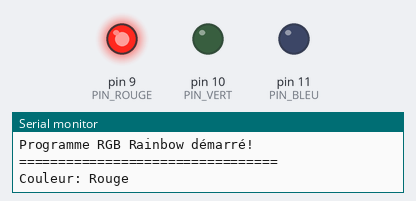
The sketch below on a simulated Arduino Uno, built with avr-gcc and run on an emulated ATmega328P. Shown: output pins drawn as LEDs (lit = HIGH), the last lines printed to the serial monitor.

Above: at 0.5 s.
At 2.5 s:
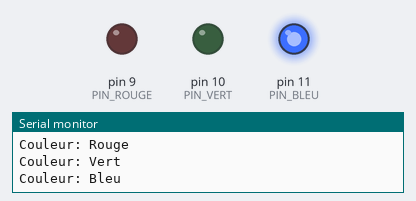
At 3.5 s:
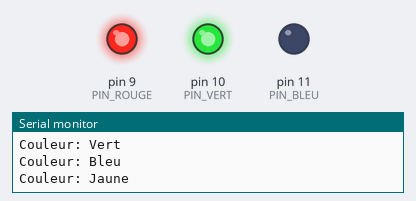
At 4.5 s:
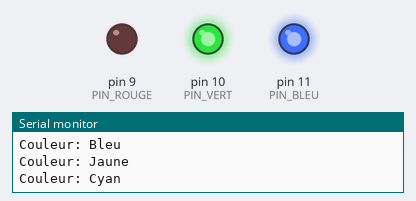
At 6.5 s:
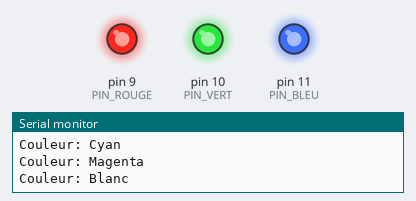
At 8.5 s:
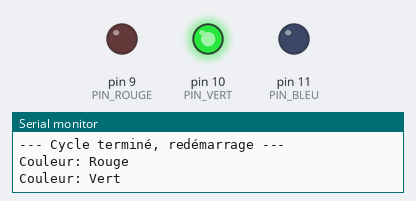
Timing chart, 0 to 9.1 s (numbered marks = the images above):
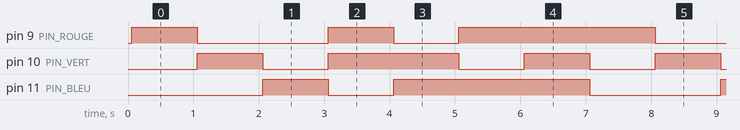

Measured:
- by itself, pin 9 (PIN_ROUGE): repeats every 7.0 s: LOW 2.0 s, HIGH 1.0 s, LOW 1.0 s, HIGH 3.0 s
- by itself, pin 10 (PIN_VERT): repeats every 7.0 s: LOW 1.0 s, HIGH 2.0 s, 2 × (LOW 1.0 s, HIGH 1.0 s)
- by itself, pin 11 (PIN_BLEU): repeats every 7.0 s: LOW 1.0 s, HIGH 3.0 s, LOW 2.0 s, HIGH 1.0 s

The sketch:

arduino-rgb-blink.ino
```cpp
/*
 * Arduino RGB LED Rainbow Effect
 *
 * Ce programme fait clignoter une LED RGB avec un effet arc-en-ciel.
 * Il passe par 7 couleurs différentes (rouge, vert, bleu, jaune, cyan, magenta, blanc)
 * avec une pause d'1 seconde entre chaque couleur.
 *
 * Compatible avec: Arduino Uno R4 WiFi (et autres cartes Arduino)
 *
 * Matériel requis:
 * - Arduino Uno R4 WiFi
 * - LED RGB à cathode commune
 * - 3 résistances de 220Ω
 * - Fils de connexion
 * - Breadboard
 *
 * Connexions:
 * - Broche Rouge (R) -> Pin 9 (via résistance 220Ω)
 * - Broche Verte (G) -> Pin 10 (via résistance 220Ω)
 * - Broche Bleue (B) -> Pin 11 (via résistance 220Ω)
 * - Cathode commune -> GND
 */

// Définition des broches pour les couleurs RGB
const int PIN_ROUGE = 9;   // Broche PWM pour le rouge
const int PIN_VERT = 10;   // Broche PWM pour le vert
const int PIN_BLEU = 11;   // Broche PWM pour le bleu

// Délai entre chaque couleur (en millisecondes)
const int DELAI_COULEUR = 1000; // 1 seconde

// Structure pour stocker les valeurs RGB d'une couleur
struct Couleur {
  int rouge;
  int vert;
  int bleu;
  const char* nom;
};

// Tableau des 7 couleurs de l'arc-en-ciel
// Valeurs de 0 (éteint) à 255 (maximum)
const Couleur couleurs[] = {
  {255, 0,   0,   "Rouge"},   // Rouge pur
  {0,   255, 0,   "Vert"},    // Vert pur
  {0,   0,   255, "Bleu"},    // Bleu pur
  {255, 255, 0,   "Jaune"},   // Rouge + Vert = Jaune
  {0,   255, 255, "Cyan"},    // Vert + Bleu = Cyan
  {255, 0,   255, "Magenta"}, // Rouge + Bleu = Magenta
  {255, 255, 255, "Blanc"}    // Toutes les couleurs = Blanc
};

// Nombre de couleurs dans le tableau
const int NOMBRE_COULEURS = 7;

// Index de la couleur actuelle
int indexCouleur = 0;

/**
 * Fonction setup() - Exécutée une seule fois au démarrage
 * Configure les broches en mode sortie et initialise la communication série
 */
void setup() {
  // Configuration des broches RGB en mode sortie
  pinMode(PIN_ROUGE, OUTPUT);
  pinMode(PIN_VERT, OUTPUT);
  pinMode(PIN_BLEU, OUTPUT);

  // Initialisation de la communication série pour le débogage
  // Permet de voir les messages dans le moniteur série
  Serial.begin(9600);

  // Message de démarrage
  Serial.println("=================================");
  Serial.println("Programme RGB Rainbow démarré!");
  Serial.println("=================================");
  Serial.println();

  // Éteindre la LED au démarrage
  afficherCouleur(0, 0, 0);
}

/**
 * Fonction loop() - Exécutée en boucle infinie
 * Affiche chaque couleur de l'arc-en-ciel en séquence
 */
void loop() {
  // Récupérer la couleur actuelle du tableau
  Couleur couleurActuelle = couleurs[indexCouleur];

  // Afficher le nom de la couleur dans le moniteur série
  Serial.print("Couleur: ");
  Serial.println(couleurActuelle.nom);

  // Afficher la couleur sur la LED RGB
  afficherCouleur(couleurActuelle.rouge,
                  couleurActuelle.vert,
                  couleurActuelle.bleu);

  // Attendre 1 seconde avant de passer à la couleur suivante
  delay(DELAI_COULEUR);

  // Passer à la couleur suivante
  indexCouleur++;

  // Si on a atteint la fin du tableau, revenir au début
  if (indexCouleur >= NOMBRE_COULEURS) {
    indexCouleur = 0;
    Serial.println("--- Cycle terminé, redémarrage ---");
    Serial.println();
  }
}

/**
 * Fonction afficherCouleur()
 * Affiche une couleur sur la LED RGB en utilisant PWM
 *
 * @param rouge Intensité du rouge (0-255)
 * @param vert  Intensité du vert (0-255)
 * @param bleu  Intensité du bleu (0-255)
 *
 * PWM (Pulse Width Modulation) permet de contrôler l'intensité lumineuse
 * en variant la durée des impulsions électriques.
 * 0 = éteint, 255 = intensité maximale
 */
void afficherCouleur(int rouge, int vert, int bleu) {
  analogWrite(PIN_ROUGE, rouge);
  analogWrite(PIN_VERT, vert);
  analogWrite(PIN_BLEU, bleu);
}
```
